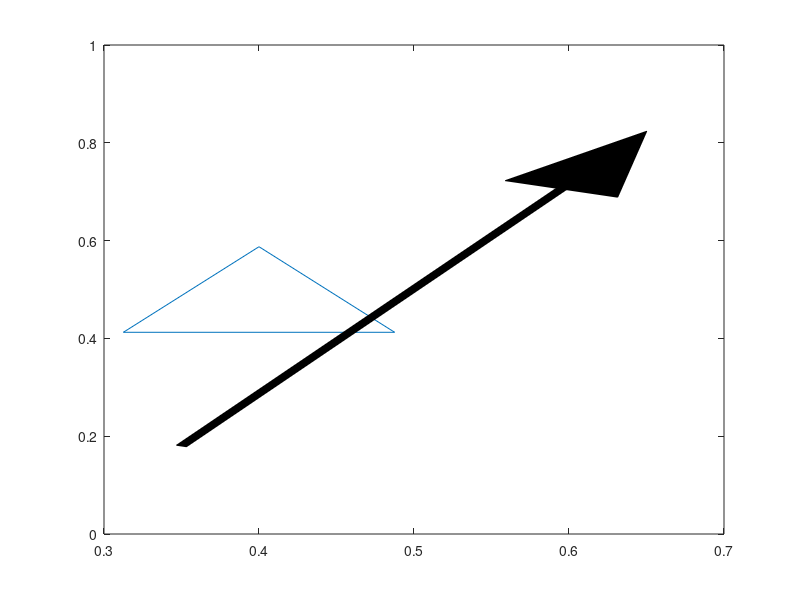

Source code (MATLAB):
patch([0.3125,0.6875,0.7375,0.7375,0.6875,0.3125,0.2625,0.2625,...
0.3125],[0.3625,0.3625,0.4125,0.5875,0.6375,0.6375,0.5875,...
0.4125,0.3625],[0.9765,0.9765,0.9765])

plot([0.5125,0.5142,0.5192,0.5272,0.5381,0.5514,0.5665,0.5829,...
0.6,0.6171,0.6335,0.6486,0.6619,0.6728,0.6808,0.6858,...
0.6875,0.6858,0.6808,0.6728,0.6619,0.6486,0.6335,0.6171,...
0.6,0.5829,0.5665,0.5514,0.5381,0.5272,0.5192,0.5142,...
0.5125],[0.5,0.5171,0.5335,0.5486,0.5619,0.5728,0.5808,...
0.5858,0.5875,0.5858,0.5808,0.5728,0.5619,0.5486,0.5335,...
0.5171,0.5,0.4829,0.4665,0.4514,0.4381,0.4272,0.4192,...
0.4142,0.4125,0.4142,0.4192,0.4272,0.4381,0.4514,0.4665,...
0.4829,0.5])
plot([0.5125,0.6875],[0.4125,0.5875])

plot([0.3125,0.4875,0.4,0.3125],[0.4125,0.4125,0.5875,0.4125])

patch([0.3468,0.3532,0.5983,0.5919],[0.1815,0.1785,0.7042,0.7071],[0,0,0])
patch([0.5589,0.6314,0.6501],[0.7226,0.6888,0.8235],[0,0,0])
